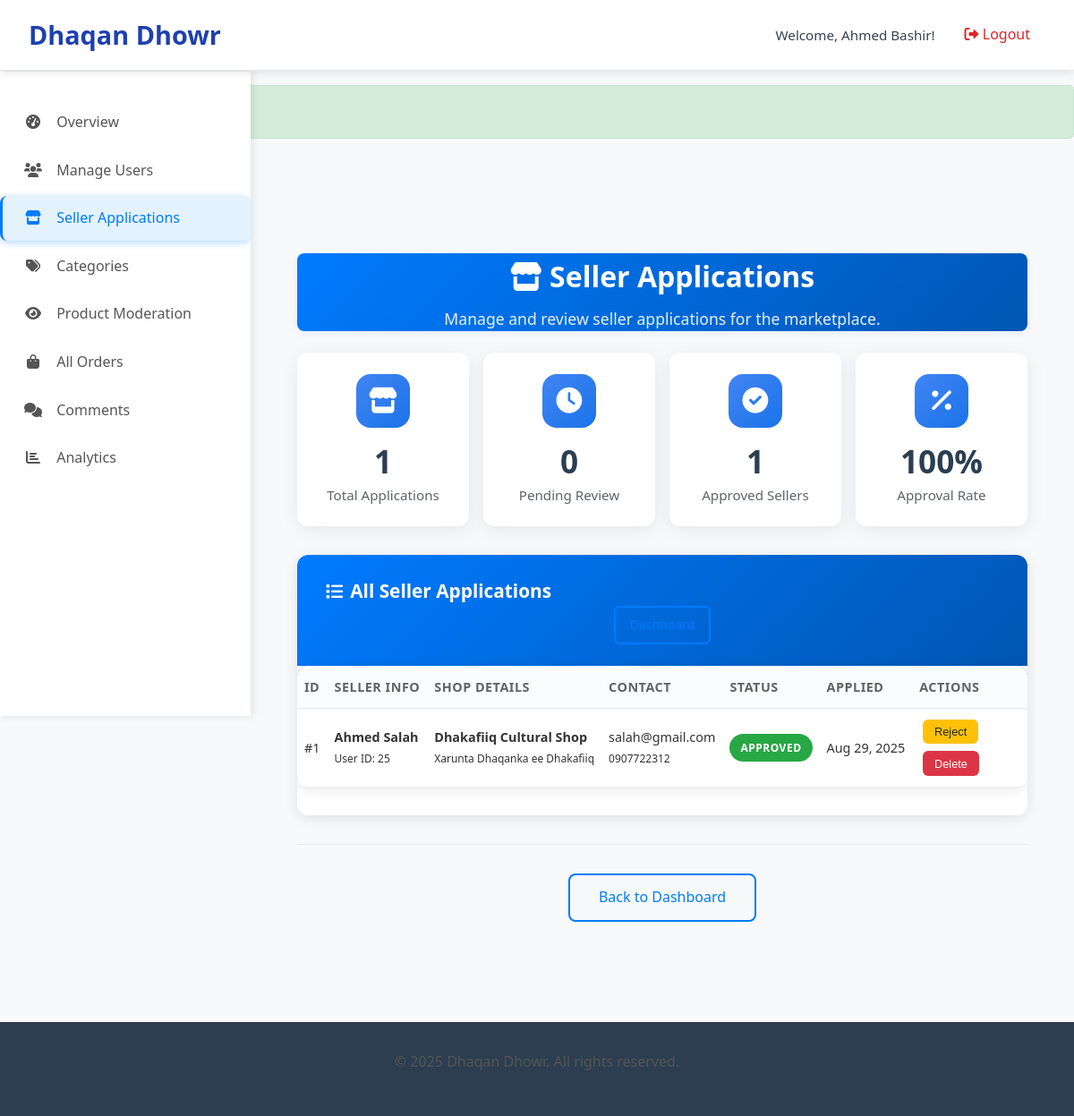
Screenshot of /admin/sellers.php (signed in) with the database file from the repository.
### tables this page shows
CREATE TABLE `sellers` (
  `id` int(11) NOT NULL,
  `user_id` int(11) NOT NULL,
  `shop_name` varchar(100) NOT NULL,
  `bio` text DEFAULT NULL,
  `location` varchar(200) DEFAULT NULL,
  `approved` tinyint(1) DEFAULT 0,
  `created_at` timestamp NOT NULL DEFAULT current_timestamp()
);

CREATE TABLE `users` (
  `id` int(11) NOT NULL,
  `name` varchar(100) NOT NULL,
  `email` varchar(100) NOT NULL,
  `phone` varchar(20) DEFAULT NULL,
  `password_hash` varchar(255) NOT NULL,
  `role` enum('buyer','seller','admin') DEFAULT 'buyer',
  `verified` tinyint(1) DEFAULT 0,
  `created_at` timestamp NOT NULL DEFAULT current_timestamp(),
  `updated_at` timestamp NOT NULL DEFAULT current_timestamp() ON UPDATE current_timestamp()
);

### admin/sellers.php (the view, shortened to what this page needs)
<?php
require_once __DIR__ . '/../includes/init.php';
try {
    $sql = "SELECT s.*, u.name as user_name, u.email, u.phone, u.created_at as user_created_at
            FROM sellers s
            JOIN users u ON s.user_id = u.id
            ORDER BY s.created_at DESC";
    $result = $conn->query($sql);
    $sellers = [];
    if ($result && $result->num_rows > 0) {
        while ($row = $result->fetch_assoc()) {
            $sellers[] = $row;
        }
    }
} catch (Exception $e) {
    $error_message = "Error fetching seller applications: " . $e->getMessage();
    $sellers = [];
}
$pending_sellers = array_filter($sellers, function($s) { return !$s['approved']; });
$approved_sellers = array_filter($sellers, function($s) { return $s['approved']; });
include '../includes/admin_header.php';
?>
<?php include '../includes/admin_sidebar.php'; ?>
<div class="seller-layout">
    <main class="seller-main">
        <div class="container">
            <div class="admin-header">
                <h1><i class="fas fa-store"></i> Seller Applications</h1>
                <p>Manage and review seller applications for the marketplace.</p>
            </div>
            <div class="stats-grid">
                <div class="stat-card">
                    <div class="stat-icon">
                        <i class="fas fa-store"></i>
                    </div>
                    <div class="stat-content">
                        <h3><?= count($sellers); ?></h3>
                        <p>Total Applications</p>
                    </div>
                </div>
                <div class="stat-card">
                    <div class="stat-icon">
                        <i class="fas fa-clock"></i>
                    </div>
                    <div class="stat-content">
                        <h3><?= count($pending_sellers); ?></h3>
                        <p>Pending Review</p>
                    </div>
                </div>
                <div class="stat-card">
                    <div class="stat-icon">
                        <i class="fas fa-check-circle"></i>
                    </div>
                    <div class="stat-content">
                        <h3><?= count($approved_sellers); ?></h3>
                        <p>Approved Sellers</p>
                    </div>
                </div>
                <div class="stat-card">
                    <div class="stat-icon">
                        <i class="fas fa-percentage"></i>
                    </div>
                    <div class="stat-content">
                        <h3><?= count($sellers) > 0 ? round((count($approved_sellers) / count($sellers)) * 100) : 0; ?>%</h3>
                        <p>Approval Rate</p>
                    </div>
                </div>
            </div>
            <div class="admin-section">
                <div class="section-header">
                    <h2><i class="fas fa-list"></i> All Seller Applications</h2>
                    <a href="index.php" class="btn btn-outline">Dashboard</a>
                </div>
                <div class="admin-content">
                    <div class="table-container">
                        <table class="admin-table">
                            <thead>
                                <tr>
                                    <th>ID</th>
                                    <th>Seller Info</th>
                                    <th>Shop Details</th>
                                    <th>Contact</th>
                                    <th>Status</th>
                                    <th>Applied</th>
                                    <th>Actions</th>
                                </tr>
                            </thead>
                            <tbody>
                                <?php if (empty($sellers)): ?>
                                    <tr>
                                        <td colspan="7" class="text-center">No seller applications found.</td>
                                    </tr>
                                <?php else: ?>
                                    <?php foreach ($sellers as $seller): ?>
                                        <tr>
                                            <td>#<?= $seller['id']; ?></td>
                                            <td>
                                                <strong><?= htmlspecialchars($seller['user_name']); ?></strong><br>
                                                <small>User ID: <?= $seller['user_id']; ?></small>
                                            </td>
                                            <td>
                                                <strong><?= htmlspecialchars($seller['shop_name']); ?></strong><br>
                                                <small><?= htmlspecialchars($seller['location']); ?></small>
                                            </td>
                                            <td>
                                                <?= htmlspecialchars($seller['email']); ?><br>
                                                <small><?= htmlspecialchars($seller['phone'] ?? 'N/A'); ?></small>
                                            </td>
                                            <td>
                                                <span class="badge badge-<?= $seller['approved'] ? 'success' : 'warning'; ?>">
                                                    <?= $seller['approved'] ? 'Approved' : 'Pending'; ?>
                                                </span>
                                            </td>
                                            <td><?= date('M j, Y', strtotime($seller['created_at'])); ?></td>
                                            <td>
                                                <div class="action-buttons">
                                                    <?php if (!$seller['approved']): ?>
                                                        <form method="POST" style="display: inline;" class="action-form">
                                                            <input type="hidden" name="seller_id" value="<?= $seller['id']; ?>">
                                                            <input type="hidden" name="action" value="approve_seller">
                                                            <button type="button" class="btn btn-sm btn-success"
                                                                    onclick="return handleSellerButtonClick(this)"
                                                                    data-action="approve"
                                                                    data-type="seller"
                                                                    data-name="<?= htmlspecialchars($seller['user_name']); ?>"
                                                                    data-shop="<?= htmlspecialchars($seller['shop_name']); ?>">
                                                                Approve
                                                            </button>
                                                        </form>
                                                    <?php else: ?>
                                                        <form method="POST" style="display: inline;" class="action-form">
                                                            <button type="button" class="btn btn-sm btn-warning"
                                                                    onclick="return handleSellerButtonClick(this)"
                                                                    data-action="reject"
                                                                    data-type="seller"
                                                                    data-name="<?= htmlspecialchars($seller['user_name']); ?>"
                                                                    data-shop="<?= htmlspecialchars($seller['shop_name']); ?>">
                                                                Reject
                                                            </button>
                                                        </form>
                                                    <?php endif; ?>
                                                    <form method="POST" style="display: inline;" class="action-form">
                                                        <button type="button" class="btn btn-sm btn-danger"
                                                                onclick="return handleSellerButtonClick(this)"
                                                                data-action="delete"
                                                                data-type="seller"
                                                                data-name="<?= htmlspecialchars($seller['user_name']); ?>"
                                                                data-shop="<?= htmlspecialchars($seller['shop_name']); ?>">
                                                            Delete
                                                        </button>
                                                    </form>
                                                </div>
                                            </td>
                                        </tr>
                                    <?php endforeach; ?>
                                <?php endif; ?>
                            </tbody>
                        </table>
                    </div>
                </div>
            </div>
            <div class="admin-actions">
                <a href="index.php" class="btn btn-outline">Back to Dashboard</a>
            </div>
        </div>
    </main>
</div>
<?php include '../includes/admin_footer.php'; ?>

### rows the page displays
sellers: approved "0", approved "1", (count($approved_sellers)/count($sellers))*100 "100", id "1", user.name "Ahmed Salah", user "25", shop_name "Dhakafiiq Cultural Shop", location "Xarunta Dhaqanka ee Dhakafiiq", user.email "salah@gmail.com", user.phone "0907722312", shows "APPROVED", created_at "Aug 29, 2025"

### other values shown
SITE_NAME "Dhaqan Dhowr"
getCurrentUserName() "Ahmed Bashir"
count($sellers) "1"
